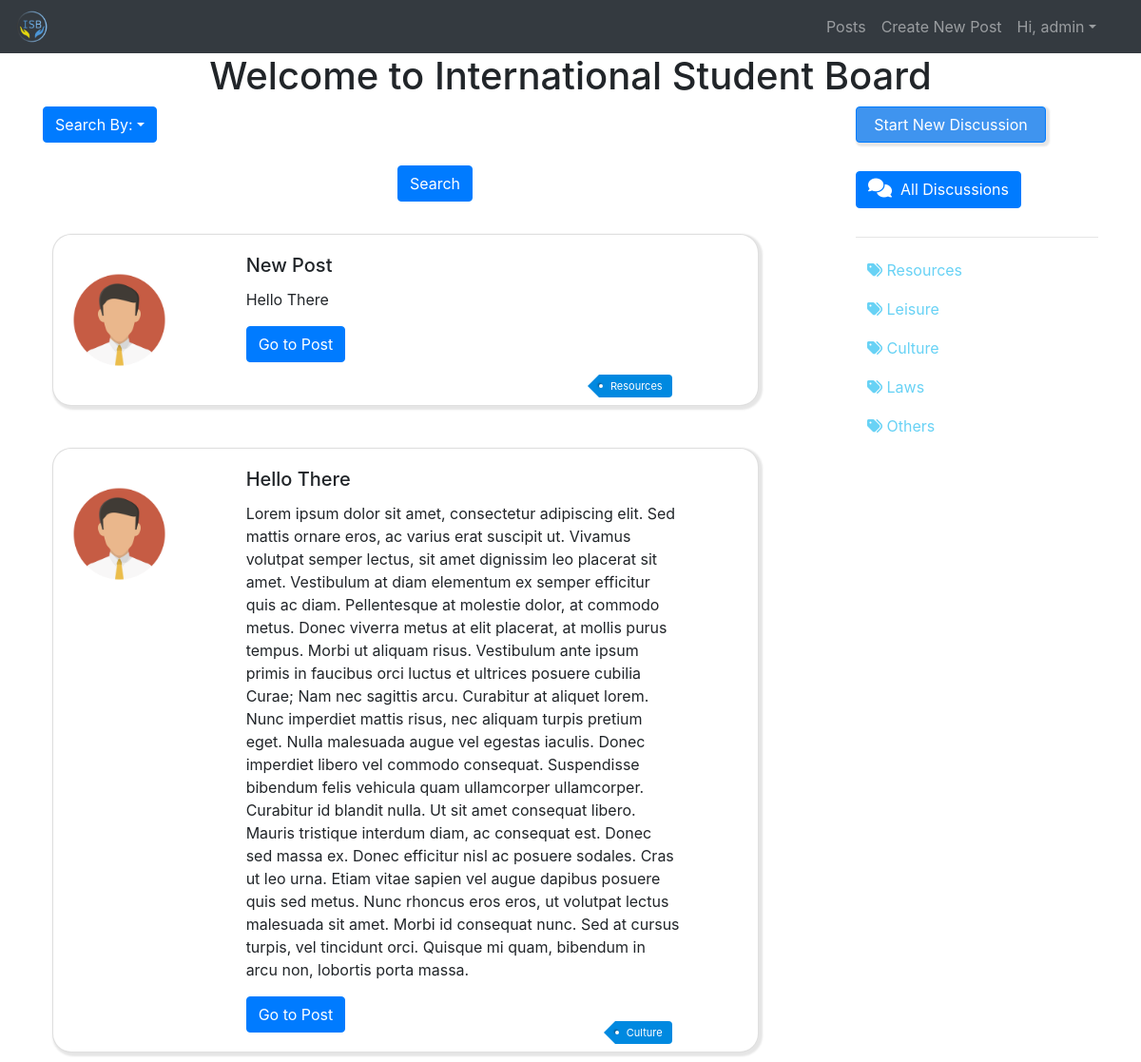
The page /user/ (signed in) on the database its author committed.
### posts/models.py (models this page shows)
class Post(models.Model):
    tags = (
        ('Resources', 'Resources'),
        ('Documents', 'Documents'),
        ('Leisure', 'Leisure'),
        ('Culture', 'Culture'),
        ('Laws', 'Laws'),
        ('Other', 'Other'),
    )
    text = models.CharField(max_length=400, null=True)
    description = models.TextField(max_length=2000, null=True)
    date_created = models.DateTimeField(auto_now_add=True, null=True)
    userid = models.ForeignKey(User, null=True, on_delete=models.SET_NULL)
    tag = models.CharField(max_length=200, null=True, choices=tags)
    def __str__(self):
        return self.text + str(self.id)

### posts/views.py (the view)
# urls.py: path('user/', views.userPage, name="user-page"),
@login_required(login_url='login')
def userPage(request):
    posts = Post.objects.all()
    context={'posts':posts}
    print(posts)
    return render(request, 'posts/dashboard.html', context)

### posts/templates/posts/dashboard.html (shortened to what this page needs)
{% extends 'posts/main.html' %}
{% load widget_tweaks %}
{% load static %}
{% block content %}
    <h1 id="homePageText">Welcome to International Student Board</h1>
    <div class="container">
        <div class="row">
            <div class="col-9">
                <div>
                    <div class="dropdown">
                        <button class="btn btn-primary dropdown-toggle" data-toggle="dropdown" aria-expanded="false" id="filter" type="button">Search By:</button>
                    </div>
                </div>
                <br>
                <div id="search">
                    <form method="get" id ="textForm">
                        <button class="btn btn-primary" type="submit">Search</button>
                    </form>
                </div>
                {% for post in posts %}
                    <br>
                    <div class="card" id="card-homePage">
                        <div class="card-body">
                            <div class="row">
                                <div class="col-3">
                                    <img id="thread-img" src="{% static '/images/avatar.png' %}" />
                                </div>
                                <div class="col-8">
                                    <h5 class="card-title">{{ post.text }}</h5>
                                    <p class="card-text">{{ post.description }}</p>
                                    <ul class="tags">
                                        <li><a href="#">{{post.tag}}</a></li>
                                    </ul>
                                    <a href="{% url 'post' post.id %}" class="btn btn-primary">Go to Post</a>
                                </div>
                            </div>
                        </div>
                    </div>
                {% endfor %}
            </div>
            <div class="col-3">
                <button class="btn btn-primary" onclick="window.location.href='{% url "createpost" %}';" id="new-discussion" type="button" style="background-color: rgb(63,148,239);">Start New Discussion</button>
                <div id="followinOptions">
                    <button onclick="window.location.href='{% url "home" %}';" class="btn btn-primary" id="followOption" type="button">
                        <i class="fa fa-comments" style="height: 24px;font-size: 20px;"></i>
                        All Discussions
                    </button>
                </div>
                <hr/>
                <button onclick="window.location.href='{% url "posts" "Resources" %}';" class=" followOption btn btn-primary" type="button">
                    <i class="fas fa-tags"></i>
                    Resources
                </button>
                <button onclick="window.location.href='{% url "posts" "Leisure" %}';" class="btn btn-primary followOption" type="button">
                    <i class="fas fa-tags"></i>
                    Leisure
                </button>
                <button onclick="window.location.href='{% url "posts" "Culture" %}';" class="btn btn-primary followOption" type="button">
                    <i class="fas fa-tags"></i>
                    Culture
                </button>
                <button onclick="window.location.href='{% url "posts" "Laws" %}';" class="btn btn-primary followOption" type="button">
                    <i class="fas fa-tags"></i>
                    Laws
                </button>
                <button onclick="window.location.href='{% url "posts" "Others" %}';" class="btn btn-primary followOption" type="button">
                    <i class="fas fa-tags"></i>
                    Others
                </button>
            </div>
        </div>
    </div>
{% endblock %}

### posts/templates/posts/navbar.html (shortened to what this page needs)
{% load static %}
<nav class="navbar navbar-expand-lg navbar-dark bg-dark">
  <div class="collapse navbar-collapse" id="navbarTogglerDemo01">
    <a class="navbar-brand" href="{% url 'home' %}"><img id="logo" src="{% static '/images/logo.png' %}"></a>
    <ul class="navbar-nav ml-auto mt-2 mt-lg-0" id = "navbar">
        {% if request.user.is_authenticated %}
            <li class="nav-item">
                <a class="nav-item nav-link" href="{% url 'home' %}">Posts</a>
            </li>
            <li class="nav-item">
                <a class="nav-item nav-link" href="{% url 'createpost' %}">Create New Post</a>
            </li>
            <li class="nav-item dropdown">
                <a class="nav-link dropdown-toggle" data-toggle="dropdown" href="#" role="button" aria-haspopup="true" aria-expanded="false">Hi, {{ request.user.username }}</a>
            </li>
        {% endif %}
    </ul>
  </div>
</nav>

### Static/css/main.css (style rules this page uses)
#logo { height: 100%; width: 100%; }
.navbar-brand { display: inline-block; height: 3%; width: 3%; margin: 0; padding:0; margin-right: 2%; }
#card-homePage { border-radius: 40px; width: 90%; margin: 10px; box-shadow: 2px 2px 2px 2px rgba(0,0,0,.1); border-radius: 20px; }
#navbar { margin: 0 2%; }
#thread-img { border-radius: 50px; height: 99px; width: 99px; margin: 20px 0; max-height: inherit; max-width: 100%; }
#homePageText { text-align: center; }
#new-discussion { width: 200px; box-shadow: 2px 2px 2px 2px rgba(0,0,0,.1); }
#followinOptions { margin: 30px 0; }
.followOption { color: rgb(104,210,245); background-color: white; text-decoration: none; border: none; display: block; margin: 5px 0; }
#search { text-align: center; margin: 0 auto; }
.tags { margin:0; padding:0; position:absolute; right:24px; bottom:-12px; list-style:none; }
.tags li, .tags a { float:left; height:24px; line-height:24px; position:relative; font-size:11px; }
.tags a { margin-left:20px; padding:0 10px 0 12px; background:#0089e0; color:#fff; text-decoration:none; -moz-border-radius-bottomright:4px; -webkit-border-bottom-right-radius:4px; border-bottom-right-radius:4px; -moz-border-radius-topright:4px; -webkit-border-top-right-radius:4px; border-top-right-radius:4px; }
.tags a:before { content:""; float:left; position:absolute; top:0; left:-12px; width:0; height:0; border-color:transparent #0089e0 transparent transparent; border-style:solid; border-width:12px 12px 12px 0; }
.tags a:after { content:""; position:absolute; top:10px; left:0; float:left; width:4px; height:4px; -moz-border-radius:2px; -webkit-border-radius:2px; border-radius:2px; background:#fff; -moz-box-shadow:-1px -1px 2px #004977; -webkit-box-shadow:-1px -1px 2px #004977; box-shadow:-1px -1px 2px #004977; }

### rows shown on the page
Post: text "New Post", description "Hello There", tag "Resources"
Post: text "Hello There", description "Lorem ipsum dolor sit amet, consectetur adipiscing elit. Sed mattis ornare eros, ac varius erat suscipit ut. Vivamus volutpat semper lectus, sit amet dignissim leo placerat sit amet. Vestibulum at diam elementum ex semper efficitur quis ac diam. Pellentesque at molestie dolor, at commodo metus. Donec viverra metus at elit placerat, at mollis purus tempus. Morbi ut aliquam risus. Vestibulum ante ipsum primis in faucibus orci luctus et ultrices posuere cubilia Curae; Nam nec sagittis arcu. Curabitur at aliquet lorem. Nunc imperdiet mattis risus, nec aliquam turpis pretium eget. Nulla malesuada augue vel egestas iaculis. Donec imperdiet libero vel commodo consequat. Suspendisse bibendum felis…", tag "Culture"

### other values the page prints
{{ request.user.username }} "admin"
